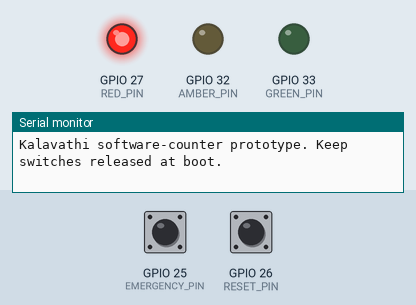
Recording of a sketch running on a simulated ESP32-C3. On the bench: output pins drawn as LEDs (lit = HIGH), the last lines printed to the serial monitor. The inputs (shaded band) are chosen by the test bench; at power-on: GPIO 25 (EMERGENCY_PIN) HIGH, GPIO 26 (RESET_PIN) HIGH. WiFi joins after 1.5 s; servers stay silent unless stated; uploads are accepted with an empty reply; random numbers use the default seed unless the sketch sets one.

Above: at 0.6 s.
1.3 s: GPIO 25 (EMERGENCY_PIN) pulsed LOW 5 times (0.12 s each, 0.3 s apart)
At 2.4 s:
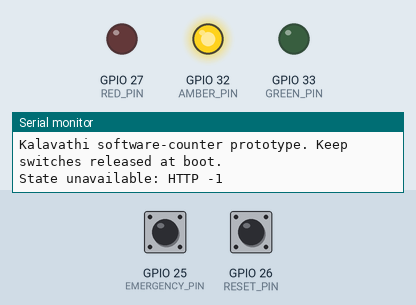
At 6.8 s:
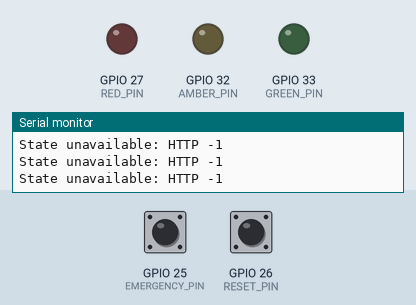
Timing chart, 0 to 10.3 s (numbered marks = the images above; inputs shaded):
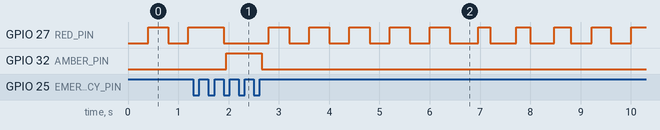

The sketch:

kalavathi_device.ino
```cpp
#include <WiFi.h>
#include <HTTPClient.h>
#include <esp_system.h>
#include "config.h"

#if !defined(CONFIG_IDF_TARGET_ESP32)
#error "Revision B uses the photographed classic ESP32. Select ESP32 Dev Module, not ESP32-C3."
#endif

// ESP32 Arduino core 3.x. No third-party libraries required.
String queuedId;
String pendingAction;
String state="idle";
unsigned long lastPoll=0,lastReconnect=0;

struct Button {
  uint8_t pin;
  bool raw=true,stable=true,armed=false;
  unsigned long changed=0;
  void begin(){pinMode(pin,INPUT_PULLUP);raw=stable=digitalRead(pin);armed=stable;}
  bool pressed(){
    bool value=digitalRead(pin);
    if(value!=raw){raw=value;changed=millis();}
    if(millis()-changed>=45&&stable!=raw){
      stable=raw;
      if(stable){armed=true;return false;}
      if(armed){armed=false;return true;}
    }
    return false;
  }
};
Button emergency{EMERGENCY_PIN},resetButton{RESET_PIN};

void lamps(bool red,bool amber,bool green){
  digitalWrite(RED_PIN,red);digitalWrite(AMBER_PIN,amber);digitalWrite(GREEN_PIN,green);
}
void beep(){
#if ENABLE_PASSIVE_PIEZO
  tone(PIEZO_PIN,2200,100);
#endif
}
int callServer(const char* method,const String& route,const String& body,String& response){
  if(WiFi.status()!=WL_CONNECTED)return -1;
  HTTPClient http;http.setConnectTimeout(700);http.setTimeout(900);
  if(!http.begin(String(SERVER_URL)+route))return -1;
  http.addHeader("X-Device-Key",DEVICE_KEY);
  int code;
  if(String(method)=="POST"){
    http.addHeader("Content-Type","application/json");code=http.POST(body);
  }else code=http.GET();
  response=code>0?http.getString():"";http.end();return code;
}
void setup(){
  Serial.begin(115200);
  emergency.begin();resetButton.begin();
  pinMode(RED_PIN,OUTPUT);pinMode(AMBER_PIN,OUTPUT);pinMode(GREEN_PIN,OUTPUT);
  lamps(true,false,false);
  WiFi.mode(WIFI_STA);WiFi.setAutoReconnect(true);WiFi.begin(WIFI_SSID,WIFI_PASSWORD);
  Serial.println("Kalavathi software-counter prototype. Keep switches released at boot.");
}
void loop(){
  // Read switches continuously. HTTP calls can briefly block; hold at least 1 s.
  bool pressed=emergency.pressed();bool resetPressed=resetButton.pressed();
  if(resetPressed){
    queuedId="";pendingAction="reset";beep();
  }else if(pressed&&pendingAction.length()==0&&queuedId.length()==0){
    if(state=="pending"||state=="granted")pendingAction="cancel";
    else{
      char id[48];snprintf(id,sizeof(id),"esp32-%08lx-%08lx-%08lx",(unsigned long)esp_random(),(unsigned long)esp_random(),(unsigned long)esp_random());
      queuedId=id;
    }
    beep();
  }
  if(WiFi.status()!=WL_CONNECTED){
    lamps((millis()/400)%2,false,false);
    if(millis()-lastReconnect>10000){lastReconnect=millis();WiFi.reconnect();}
    delay(5);return;
  }
  if(millis()-lastPoll>=750){
    lastPoll=millis();String response;int code;
    if(pendingAction.length()){
      code=callServer("POST","/api/device/"+pendingAction,"{}",response);
      if(code==200){pendingAction="";queuedId="";}
      else if(code>0)Serial.printf("Action failed: HTTP %d\n",code);
    }else if(queuedId.length()){
      code=callServer("POST","/api/device/request","{\"request_id\":\""+queuedId+"\"}",response);
      // Keep the same ID after a timeout so retries cannot consume extra allowance.
      if(code==200||code==409)queuedId="";
      else if(code>0)Serial.printf("Request failed: HTTP %d\n",code);
    }
    code=callServer("GET","/api/device/state","",response);
    if(code==200){response.trim();state=response;Serial.println("State: "+state);}
    else{state="offline";Serial.printf("State unavailable: HTTP %d\n",code);}
  }
  if(state=="granted")lamps(false,false,true);
  else if(state=="pending"||queuedId.length()||pendingAction.length())lamps(false,true,false);
  else if(state=="refused"||state=="expired")lamps(true,false,false);
  else if(state=="offline")lamps((millis()/400)%2,false,false);
  else lamps(false,false,false);
  delay(5);
}
```

config.h
```cpp
#pragma once
// Edit these three values before uploading. Use a 2.4 GHz trusted hotspot.
#define WIFI_SSID "YOUR_HOTSPOT_NAME"
#define WIFI_PASSWORD "YOUR_HOTSPOT_PASSWORD"
#define SERVER_URL "http://192.168.137.1:8000"
// Copy deviceKey from data/config.json after starting the server once.
#define DEVICE_KEY "COPY_DEVICE_KEY_HERE"

// Revision B: photographed classic ESP32 30-pin board, NOT the XIAO C3.
// GPIO numbers are NOT physical header positions. Select ESP32 Dev Module.
#define EMERGENCY_PIN 25
#define RESET_PIN 26
#define RED_PIN 27
#define AMBER_PIN 32
#define GREEN_PIN 33
#define GPS_RX_PIN 16
#define GPS_TX_PIN 17
// Leave disabled until the buzzer is identified. Only a suitable passive piezo
// or a transistor-driven buzzer may be connected; never an unknown load directly.
#define ENABLE_PASSIVE_PIEZO 0
#define PIEZO_PIN 23
```

Measured:
- after the input at 1.3 s, GPIO 32 (AMBER_PIN): LOW → HIGH after 0.66 s, → LOW 0.70 s later
